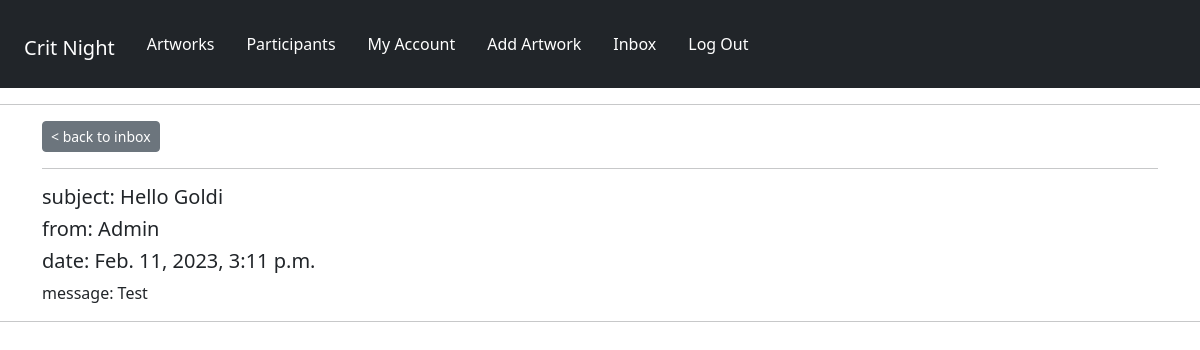
The page /panelists/message/cdcc38c7dc5345529f050e8b6df82cf5/ (signed in) on the database its author committed.
### panelists/models.py (models this page shows, shortened)
class Message(models.Model):
    sender = models.ForeignKey(
        Profile, on_delete=models.SET_NULL, null=True, blank=True
    )
    recipient = models.ForeignKey(
        Profile,
        on_delete=models.SET_NULL,
        null=True,
        blank=True,
        related_name="messages",
    )
    name = models.CharField(max_length=200, null=True, blank=True)
    email = models.EmailField(max_length=200, null=True, blank=True)
    subject = models.CharField(max_length=200, null=True, blank=True)
    body = models.TextField()
    is_read = models.BooleanField(default=False, null=True)
    created = models.DateTimeField(auto_now_add=True)
    id = models.UUIDField(
        default=uuid.uuid4, unique=True, primary_key=True, editable=False
    )
    class Meta:
        ordering = ["is_read", "-created"]

### panelists/views.py (the view)
# urls.py: path("message/<str:pk>/", views.viewMessage, name="message"),
@login_required(login_url="login")
def viewMessage(request, pk):
    profile = request.user.profile
    message = profile.messages.get(id=pk)
    if message.is_read == False:
        message.is_read = True
        message.save()
    context = {"message": message}
    return render(request, "panelists/message.html", context)

### panelists/templates/panelists/message.html
{% extends 'main.html' %}
{% block content %}
    <div>
        <div class="message container">
            <a class="btn btn-secondary btn-sm" href="{% url 'inbox' %}">< back to inbox</a>
            <hr>
            <h5>subject: {{message.subject}}</h5>
            <h5>from: {{message.name}}</h5>
            <h5>date: {{message.created}}</h5>
            <div>message: {{message.body|linebreaksbr}}</div>
        </div>
    </div>
{% endblock %}

### rows shown on the page
Message: subject "Hello Goldi", name "Admin", created "Feb. 11, 2023, 3:11 p.m.", body "Test"
